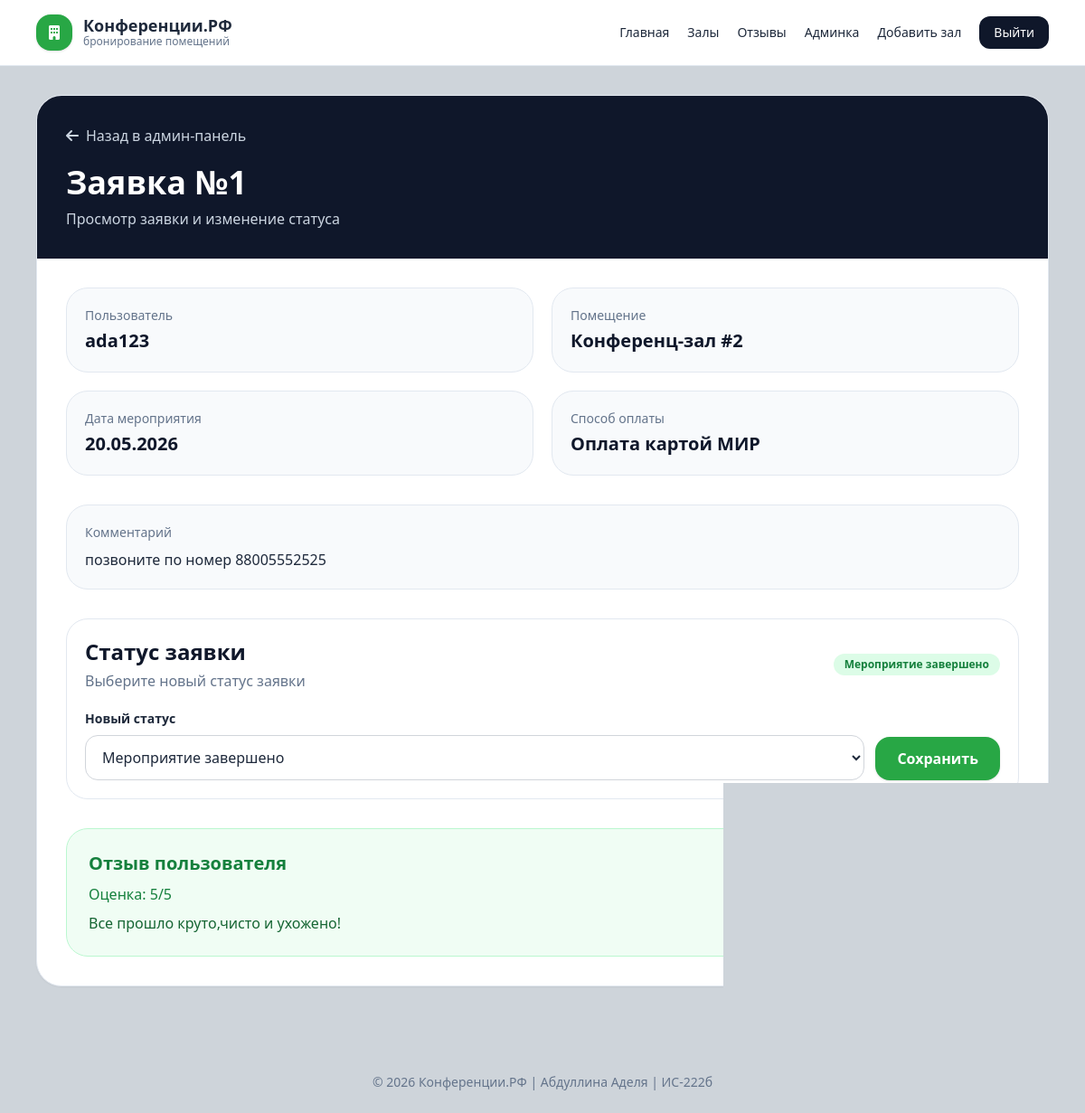
/admin-panel/requests/1/ (signed in), run on the app's committed database.
### booking/models.py (models this page shows, shortened)
class BookingRequest(models.Model):
    STATUS_NEW = 'new'
    STATUS_ASSIGNED = 'assigned'
    STATUS_COMPLETED = 'completed'
    STATUS_REJECTED = 'rejected'
    STATUS_CHOICES = [
        (STATUS_NEW, 'Новая'),
        (STATUS_ASSIGNED, 'Мероприятие назначено'),
        (STATUS_COMPLETED, 'Мероприятие завершено'),
        (STATUS_REJECTED, 'Отклонена'),
    ]
    PAYMENT_CARD = 'card'
    PAYMENT_TRANSFER = 'transfer'
    PAYMENT_QR = 'qrcode'
    PAYMENT_CHOICES = [
        (PAYMENT_CARD, 'Оплата картой МИР'),
        (PAYMENT_TRANSFER, 'Постоплата в офисе организации'),
        (PAYMENT_QR, 'Предоплата по QR-коду'),
    ]
    user = models.ForeignKey(
        User,
        on_delete=models.CASCADE,
        related_name='booking_requests',
        verbose_name='Пользователь'
    )
    room = models.ForeignKey(
        Room,
        on_delete=models.PROTECT,
        related_name='booking_requests',
        verbose_name='Помещение'
    )
    event_date = models.DateField(
        verbose_name='Дата проведения конференции'
    )
    conference_start = models.DateTimeField(
        verbose_name='Предпочтительное время начала конференции',
        null=True,
        blank=True
        )
    payment_method = models.CharField(
        max_length=20,
        choices=PAYMENT_CHOICES,
        verbose_name='Способ оплаты'
    )
    status = models.CharField(
        max_length=20,
        choices=STATUS_CHOICES,
        default=STATUS_NEW,
        verbose_name='Статус заявки'
    )
    comment = models.TextField(
        blank=True,
        verbose_name='Комментарий к заявке'
    )
    created_at = models.DateTimeField(
        auto_now_add=True,
        verbose_name='Дата создания заявки'
    )
    updated_at = models.DateTimeField(
        auto_now=True,
        verbose_name='Дата обновления заявки'
    )
    class Meta:
        verbose_name = 'Заявка'
        verbose_name_plural = 'Заявки'
        ordering = ['-created_at']

class Room(models.Model):
    name = models.CharField(
        max_length=100,
        verbose_name='Название помещения'
    )
    capacity = models.PositiveIntegerField(
        verbose_name='Вместимость'
    )
    description = models.TextField(
        blank=True,
        verbose_name='Описание'
    )
    is_active = models.BooleanField(
        default=True,
        verbose_name='Доступно для бронирования'
    )
    created_at = models.DateTimeField(
        auto_now_add=True,
        verbose_name='Дата создания'
    )
    class Meta:
        verbose_name = 'Помещение'
        verbose_name_plural = 'Помещения'
        ordering = ['name']

class Review(models.Model):
    booking_request = models.OneToOneField(
        BookingRequest,
        on_delete=models.CASCADE,
        related_name='review',
        verbose_name='Заявка'
    )
    user = models.ForeignKey(
        User,
        on_delete=models.CASCADE,
        related_name='reviews',
        verbose_name='Пользователь'
    )
    text = models.TextField(
        verbose_name='Текст отзыва'
    )
    rating = models.PositiveSmallIntegerField(
        default=5,
        verbose_name='Оценка'
    )
    created_at = models.DateTimeField(
        default=timezone.now,
        verbose_name='Дата отзыва'
    )
    class Meta:
        verbose_name = 'Отзыв'
        verbose_name_plural = 'Отзывы'
        ordering = ['-created_at']

### booking/views.py (the view)
# urls.py: path('admin-panel/requests/<int:request_id>/', views.admin_request_detail_view, name='admin_request_detail'),
@login_required
def admin_request_detail_view(request, request_id):
    if not is_admin_user(request.user):
        messages.error(request, 'У вас нет доступа к панели администратора.')
        return redirect('profile')
    booking_request = get_object_or_404(
        BookingRequest.objects.select_related('user', 'room'),
        id=request_id
    )
    form = AdminStatusForm(instance=booking_request)
    return render(request, 'admin/request_detail.html', {
        'booking_request': booking_request,
        'form': form
    })

### booking/forms.py
class AdminStatusForm(forms.ModelForm):
    class Meta:
        model = BookingRequest
        fields = ['status']
        widgets = {
            'status': forms.Select(attrs={
                'class': 'form-input'
            })
        }
        labels = {
            'status': 'Статус заявки'
        }

### booking/views.py (called while the page is built)
def is_admin_user(user):
    return user.is_superuser or user.username == 'Admin'

### booking/templates/admin/request_detail.html (shortened to what this page needs)
{% extends 'base.html' %}
{% block content %}
<section class="fade-up bg-white rounded-[28px] shadow-sm border border-slate-200 overflow-hidden">
    <div class="bg-slate-900 text-white p-6 md:p-8">
        <a href="{% url 'admin_panel' %}" class="inline-flex items-center gap-2 text-slate-300 hover:text-white mb-5">
            <i class="fa-solid fa-arrow-left"></i>
            Назад в админ-панель
        </a>
        <h1 class="text-3xl md:text-4xl font-bold">
            Заявка №{{ booking_request.id }}
        </h1>
        <p class="text-slate-300 mt-2">
            Просмотр заявки и изменение статуса
        </p>
    </div>
    <div class="p-6 md:p-8">
        <div class="grid md:grid-cols-2 gap-5 mb-8">
            <div class="rounded-3xl bg-slate-50 border border-slate-200 p-5">
                <div class="text-sm text-slate-500 mb-1">Пользователь</div>
                <div class="text-xl font-bold text-slate-900">{{ booking_request.user.username }}</div>
            </div>
            <div class="rounded-3xl bg-slate-50 border border-slate-200 p-5">
                <div class="text-sm text-slate-500 mb-1">Помещение</div>
                <div class="text-xl font-bold text-slate-900">{{ booking_request.room.name }}</div>
            </div>
            <div class="rounded-3xl bg-slate-50 border border-slate-200 p-5">
                <div class="text-sm text-slate-500 mb-1">Дата мероприятия</div>
                <div class="text-xl font-bold text-slate-900">{{ booking_request.event_date|date:"d.m.Y" }}</div>
            </div>
            <div class="rounded-3xl bg-slate-50 border border-slate-200 p-5">
                <div class="text-sm text-slate-500 mb-1">Способ оплаты</div>
                <div class="text-xl font-bold text-slate-900">{{ booking_request.get_payment_method_display }}</div>
            </div>
        </div>
        <div class="rounded-3xl bg-slate-50 border border-slate-200 p-5 mb-8">
            <div class="text-sm text-slate-500 mb-2">Комментарий</div>
            <div class="text-slate-800">
                {{ booking_request.comment|default:"Комментарий отсутствует" }}
            </div>
        </div>
        <div class="rounded-3xl border border-slate-200 p-5">
            <div class="flex flex-col md:flex-row md:items-center md:justify-between gap-4 mb-5">
                <div>
                    <h2 class="text-2xl font-bold text-slate-900">
                        Статус заявки
                    </h2>
                    <p class="text-slate-500 mt-1">
                        Выберите новый статус заявки
                    </p>
                </div>
                <span class="px-3 py-1 rounded-full text-xs font-semibold
                    {% if booking_request.status == 'new' %}
                        bg-blue-100 text-blue-700
                    {% elif booking_request.status == 'assigned' %}
                        bg-yellow-100 text-yellow-700
                    {% elif booking_request.status == 'completed' %}
                        bg-green-100 text-green-700
                    {% else %}
                        bg-red-100 text-red-700
                    {% endif %}">
                    {{ booking_request.get_status_display }}
                </span>
            </div>
            <form method="post"
                  action="{% url 'admin_change_status' booking_request.id %}"
                  class="grid md:grid-cols-[1fr_auto] gap-3 items-end">
                <div>
                    <label class="block text-sm font-semibold mb-2">Новый статус</label>
                    <select name="status" class="form-input">
                        <option value="completed" {% if booking_request.status == 'completed' %}selected{% endif %}>Мероприятие завершено</option>
                    </select>
                </div>
                <button type="submit"
                        class="px-6 py-3 rounded-2xl bg-main text-white font-semibold shadow hover:bg-[#117127] transition">
                    Сохранить
                </button>
            </form>
        </div>
        {% if booking_request.review %}
            <div class="mt-8 rounded-3xl border border-green-200 bg-green-50 p-6">
                <h3 class="text-xl font-bold text-green-700 mb-2">
                    Отзыв пользователя
                </h3>
                <div class="text-green-700 mb-2">
                    Оценка: {{ booking_request.review.rating }}/5
                </div>
                <p class="text-green-800">
                    {{ booking_request.review.text }}
                </p>
            </div>
        {% endif %}
    </div>
</section>
{% endblock %}

### booking/templates/base.html (style rules this page uses)
.form-input { width: 100%; border: 1px solid #d1d5db; border-radius: 14px; padding: 12px 14px; outline: none; background: white; transition: 0.2s; }
.fade-up { animation: fadeUp 0.35s ease both; }

### data on the page
BookingRequest: id "1", user.username "ada123", room.name "Конференц-зал #2", event_date "20.05.2026", payment_method "Оплата картой МИР", comment "позвоните по номер 88005552525", status "Мероприятие завершено", review.rating "5", review.text "Все прошло круто,чисто и ухожено!"
